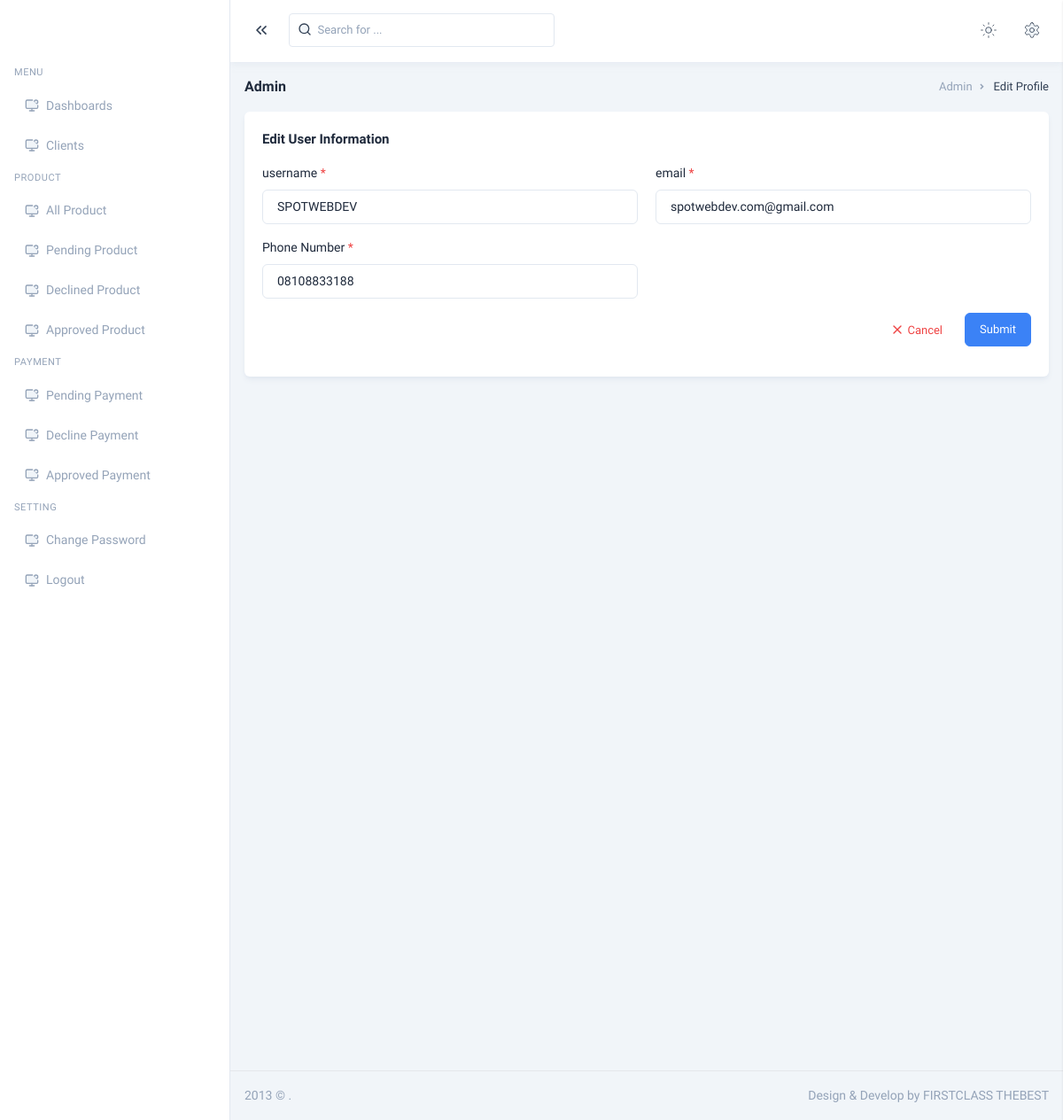
/admin/edit.php?edit_id=1, run on the app's committed database.
### tables this page shows
CREATE TABLE `client` (
  `id` int(11) NOT NULL,
  `username` varchar(255) NOT NULL,
  `email` varchar(255) NOT NULL,
  `phone_number` varchar(255) NOT NULL,
  `password` varchar(255) NOT NULL,
  `country` varchar(255) NOT NULL,
  `state` varchar(255) NOT NULL,
  `address` varchar(255) NOT NULL
);

### admin/edit.php (the view, shortened to what this page needs)
<?php
include('../server/admin/authoriazation/index.php');
if (isset($_GET['edit_id'])) {
         $edit_id = $_GET['edit_id'];
         $select = mysqli_query($connection, "SELECT * FROM `client` WHERE `id`='$edit_id'");
         if (mysqli_num_rows($select)) {
                  while ($row = mysqli_fetch_assoc($select)) {
                           $email = $row['email'];
                           $name = $row['username'];
                           $phonenumber = $row['phone_number'];
                  }
         } else {
                  echo "<script>window.open('./users.php', '_self');</script>";
         }
} else {
         echo "<script>window.open('./users.php', '_self');</script>";
}
?>
<!DOCTYPE html>
<html lang="en" class="light scroll-smooth group" data-layout="vertical" data-sidebar="light" data-sidebar-size="lg" data-mode="light" data-topbar="light" data-skin="default" data-navbar="sticky" data-content="fluid" dir="ltr">
<head>
         <link rel="stylesheet" href="assets/css/tailwind2.css">
</head>
<body class="text-base bg-body-bg text-body font-public dark:text-zink-100 dark:bg-zink-800 group-data-[skin=bordered]:bg-body-bordered group-data-[skin=bordered]:dark:bg-zink-700">
         <div class="group-data-[sidebar-size=sm]:min-h-sm group-data-[sidebar-size=sm]:relative">
                  <?php include('./components/sidenav.php') ?>
                  <?php include('./components/horizontal.php') ?>
                  <div class="relative min-h-screen group-data-[sidebar-size=sm]:min-h-sm">
                           <div class="group-data-[sidebar-size=lg]:ltr:md:ml-vertical-menu group-data-[sidebar-size=lg]:rtl:md:mr-vertical-menu group-data-[sidebar-size=md]:ltr:ml-vertical-menu-md group-data-[sidebar-size=md]:rtl:mr-vertical-menu-md group-data-[sidebar-size=sm]:ltr:ml-vertical-menu-sm group-data-[sidebar-size=sm]:rtl:mr-vertical-menu-sm pt-[calc(theme('spacing.header')_*_1)] pb-[calc(theme('spacing.header')_*_0.8)] px-4 group-data-[navbar=bordered]:pt-[calc(theme('spacing.header')_*_1.3)] group-data-[navbar=hidden]:pt-0 group-data-[layout=horizontal]:mx-auto group-data-[layout=horizontal]:max-w-screen-2xl group-data-[layout=horizontal]:px-0 group-data-[layout=horizontal]:group-data-[sidebar-size=lg]:ltr:md:ml-auto group-data-[layout=horizontal]:group-data-[sidebar-size=lg]:rtl:md:mr-auto group-data-[layout=horizontal]:md:pt-[calc(theme('spacing.header')_*_1.6)] group-data-[layout=horizontal]:px-3 group-data-[layout=horizontal]:group-data-[navbar=hidden]:pt-[calc(theme('spacing.header')_*_0.9)]">
                                    <div class="container-fluid group-data-[content=boxed]:max-w-boxed mx-auto">
                                             <div class="flex flex-col gap-2 py-4 md:flex-row md:items-center print:hidden">
                                                      <div class="grow">
                                                               <h5 class="text-16">Admin</h5>
                                                      </div>
                                                      <ul class="flex items-center gap-2 text-sm font-normal shrink-0">
                                                               <li class="relative before:content-['\ea54'] before:font-remix ltr:before:-right-1 rtl:before:-left-1  before:absolute before:text-[18px] before:-top-[3px] ltr:pr-4 rtl:pl-4 before:text-slate-400 dark:text-zink-200">
                                                                        <a href="#!" class="text-slate-400 dark:text-zink-200">Admin</a>
                                                               </li>
                                                               <li class="text-slate-700 dark:text-zink-100">
                                                                        Edit Profile
                                                               </li>
                                                      </ul>
                                             </div>
                                             <div class="card">
                                                      <div class="card-body">
                                                               <h6 class="mb-4 text-15">Edit User Information</h6>
                                                               <form method="POST">
                                                                        <div class="grid grid-cols-1 gap-x-5 md:grid-cols-2 xl:grid-cols-3">
                                                                                 <div class="mb-4">
                                                                                          <label for="username" class="inline-block mb-2 text-base font-medium">username <span class="text-red-500">*</span></label>
                                                                                          <input name="username" value="<?php echo $name ?>" type="text" id="firstNameInput2" class="form-input border-slate-200 dark:border-zink-500 focus:outline-none focus:border-custom-500 disabled:bg-slate-100 dark:disabled:bg-zink-600 disabled:border-slate-300 dark:disabled:border-zink-500 dark:disabled:text-zink-200 disabled:text-slate-500 dark:text-zink-100 dark:bg-zink-700 dark:focus:border-custom-800 placeholder:text-slate-400 dark:placeholder:text-zink-200" placeholder="Enter First Name" required>
                                                                                 </div>
                                                                                 <div class="mb-4">
                                                                                          <label for="email" class="inline-block mb-2 text-base font-medium">email <span class="text-red-500">*</span></label>
                                                                                          <input name="email" value="<?php echo $email ?>" type="text" id="cityInput" class="form-input border-slate-200 dark:border-zink-500 focus:outline-none focus:border-custom-500 disabled:bg-slate-100 dark:disabled:bg-zink-600 disabled:border-slate-300 dark:disabled:border-zink-500 dark:disabled:text-zink-200 disabled:text-slate-500 dark:text-zink-100 dark:bg-zink-700 dark:focus:border-custom-800 placeholder:text-slate-400 dark:placeholder:text-zink-200" placeholder="Enter Last Name" required>
                                                                                 </div>
                                                                                 <div class="mb-4">
                                                                                          <label for="phone" class="inline-block mb-2 text-base font-medium">Phone Number <span class="text-red-500">*</span></label>
                                                                                          <input name="phone_number" type="text" value="<?php echo $phonenumber ?>" id="UsernameInput" class="form-input border-slate-200 dark:border-zink-500 focus:outline-none focus:border-custom-500 disabled:bg-slate-100 dark:disabled:bg-zink-600 disabled:border-slate-300 dark:disabled:border-zink-500 dark:disabled:text-zink-200 disabled:text-slate-500 dark:text-zink-100 dark:bg-zink-700 dark:focus:border-custom-800 placeholder:text-slate-400 dark:placeholder:text-zink-200" placeholder="Enter Phone Number" required>
                                                                                 </div>
                                                                        </div>
                                                                        <div class="flex justify-end gap-2">
                                                                                 <button onclick="window.location.reload()" type="button" class="text-red-500 bg-white btn hover:text-red-500 hover:bg-red-100 focus:text-red-500 focus:bg-red-100 active:text-red-500 active:bg-red-100 dark:bg-zink-700 dark:hover:bg-red-500/10 dark:focus:bg-red-500/10 dark:active:bg-red-500/10"><i data-lucide="x" class="inline-block size-4"></i> <span class="align-middle">Cancel</span></button>
                                                                                 <button name="edit" type="submit" class="text-white transition-all duration-200 ease-linear btn bg-custom-500 border-custom-500 hover:text-white hover:bg-custom-600 hover:border-custom-600 focus:text-white focus:bg-custom-600 focus:border-custom-600 focus:ring focus:ring-custom-100 active:text-white active:bg-custom-600 active:border-custom-600 active:ring active:ring-custom-100">Submit</button>
                                                                        </div>
                                                               </form>
                                                      </div>
                                             </div>
                                    </div>
                                    <?php include('./components/footer.php') ?>
                           </div>
                  </div>
         </div>
         <script src="assets/js/datatables/data-tables.tailwindcss.min.js"></script>
</body>
</html>

### data on the page
client: username "SPOTWEBDEV", email "spotwebdev.com@gmail.com", phone_number "08108833188"
